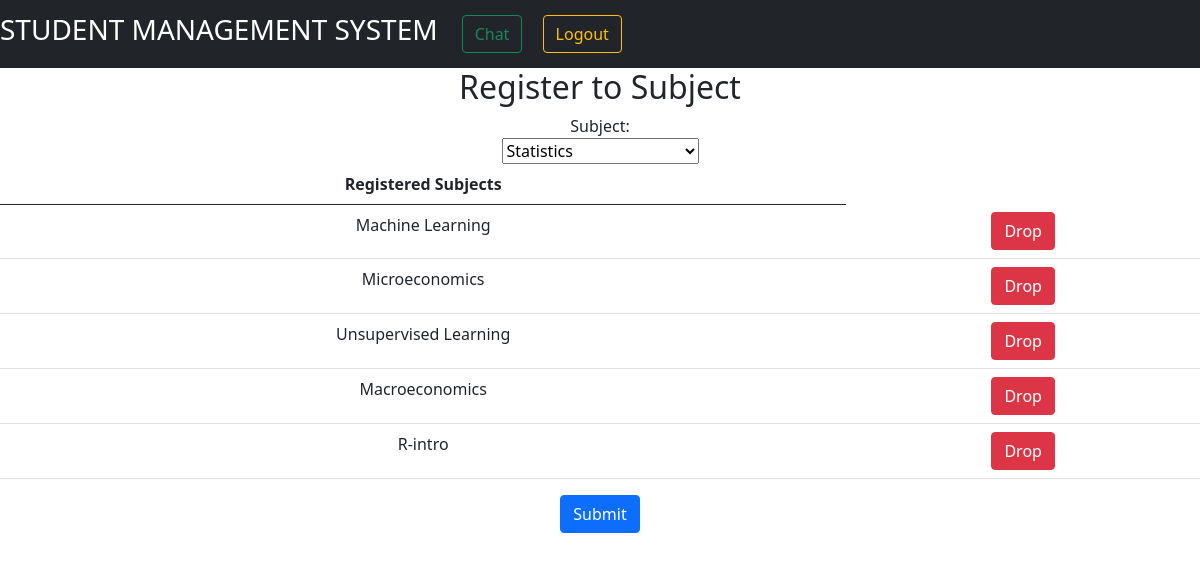
/subject_registration/ (signed in), run on the app's committed database.
### StudentManagementSystem/models.py (models this page shows)
class SubjectRegistration(models.Model):
    id = models.AutoField(primary_key=True)
    student_id = models.ForeignKey(CustomUser, on_delete=models.CASCADE)
    subject_id = models.ForeignKey(Subjects, on_delete=models.CASCADE)
    created_at = models.DateTimeField(auto_now_add=True)
    objects = models.Manager()

class Subjects(models.Model):
    id = models.AutoField(primary_key=True)
    subject_name = models.CharField(max_length=255)
    course_id = models.ForeignKey(Courses, on_delete=models.CASCADE, default=1)
    created_at = models.DateTimeField(auto_now_add=True)
    updated_at = models.DateTimeField(auto_now=True)
    quota = models.FloatField(default=10)
    objects = models.Manager()

### StudentManagementSystem/studentViews.py (the view)
# urls.py: path('subject_registration/', studentViews.subject_registration, name="subject_registration"),
def subject_registration(request):
    student = CustomUser.objects.get(id=request.user.id)
    if student.user_type == "2":
        subjects = Subjects.objects.raw('SELECT * FROM StudentManagementSystem_subjects')
        registered_subjects = SubjectRegistration.objects.filter(student_id=student)
        context = {
            "subjects": subjects,
            "registered_subjects": registered_subjects
        }
        return render(request, "subject_registration.html", context)
    else:
        return render(request, 'login.html')

### templates/subject_registration.html (shortened to what this page needs)
<!DOCTYPE html>
<html lang="en">
<head>
    <link href="https://cdn.jsdelivr.net/npm/bootstrap@5.0.0-beta3/dist/css/bootstrap.min.css" rel="stylesheet">
</head>
<nav class="navbar navbar-expand-lg navbar-dark bg-dark">
    <a class="navbar-brand" href="/student_home/"><h3>STUDENT MANAGEMENT SYSTEM</h3></a>
  <div class="collapse navbar-collapse" id="navbarSupportedContent">
    <form class="form-inline my-2 my-lg-0">
        <a href="/conversations/" class="btn btn-outline-success my-1 mx-2">Chat</a>
        <a href="/logout_user" class="btn btn-outline-warning my-1 mx-2">Logout</a>
    </form>
  </div>
</nav>
<body>
    <form method="POST" action="{% url 'register_to_subject' %}">
        <div style="text-align:center">
            <h2>Register to Subject</h2>
            <label class="form-group">Subject: </label>
            <div style="text-align:center">
                <select name="subject" id="subject">
                    {% for subject in subjects %}
                        <option value="{{ subject.id }}">{{ subject.subject_name }}</option>
                    {% endfor %}
                </select>
            </div>
        </div>
        <div style="text-align:center">
            <table class="table">
                <thead>
                <tr>
                    <th>Registered Subjects</th>
                </tr>
                </thead>
                {% for row in registered_subjects %}
                <tr>
                    <td>{{ row.subject_id.subject_name }}</td>
                    <td><form method="POST" action="{% url 'unregister_subject' %}">
                        <input type="submit" value="Drop" class="btn btn-danger" id="unregister_subject"/>
                    </form></td>
                </tr>
                {% endfor %}
            </table>
        </div>
        <div style="text-align:center">
            <input type="submit" class="btn btn-primary" id="register_to_subject"/>
        </div>
    </form>
</body>
</html>

### data on the page
SubjectRegistration: subject_id.subject_name "Machine Learning"
SubjectRegistration: subject_id.subject_name "Microeconomics"
SubjectRegistration: subject_id.subject_name "Unsupervised Learning"
SubjectRegistration: subject_id.subject_name "Macroeconomics"
SubjectRegistration: subject_id.subject_name "R-intro"

### other printed values
form field subject "Statistics"
